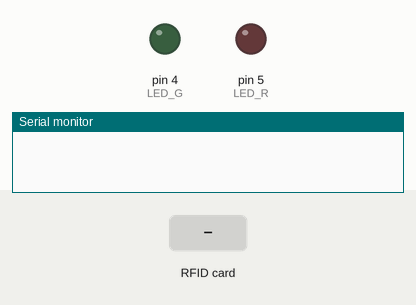
The sketch below on a simulated Arduino Uno, built with avr-gcc and run on an emulated ATmega328P. Parts: output pins drawn as LEDs (lit = HIGH), the last lines printed to the serial monitor. Inputs (shaded band) come from the test bench. Pins used as bus, display or sensor lines are not drawn.

Above: at 1.2 s.
1.3 s: RFID card 70 36 13 A4 held to the reader
At 2.1 s:
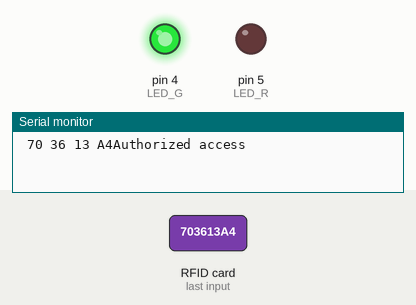
2.8 s: RFID card 5E 7A 19 C4 held to the reader
At 5.7 s:
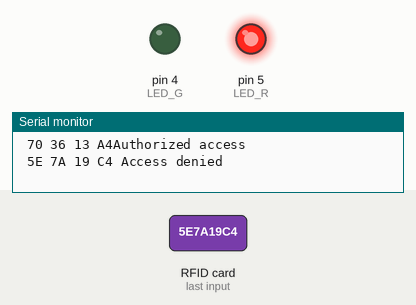
Timing chart, 0 to 8.8 s (numbered marks = the images above; inputs shaded):
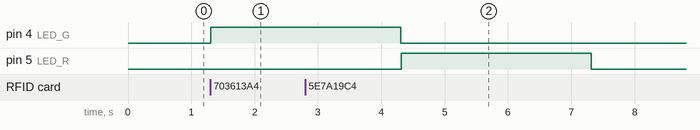

The sketch:

rfid_project_02.10.2024.ino
```cpp
#include <SPI.h>
#include <MFRC522.h>
#include <LiquidCrystal_I2C.h>


#define SS_PIN 10
#define RST_PIN 9
#define LED_G 4 //define green LED pin
#define LED_R 5 //define red LED


MFRC522 mfrc522(SS_PIN, RST_PIN);   // Create MFRC522 instance.
LiquidCrystal_I2C lcd(0x27, 16, 2);

void setup()
{
  Serial.begin(9600);
  SPI.begin();      // Initiate  SPI bus
  mfrc522.PCD_Init();   // Initiate MFRC522

  pinMode(LED_G, OUTPUT);
  pinMode(LED_R, OUTPUT);


}
void loop()
{
  // Look for new cards
  if ( ! mfrc522.PICC_IsNewCardPresent())
  {
    return;
  }
  // Select one of the cards
  if ( ! mfrc522.PICC_ReadCardSerial())
  {
    return;
  }

  String content= "";
  byte letter;
  for (byte i = 0; i < mfrc522.uid.size; i++)
  {
     Serial.print(mfrc522.uid.uidByte[i] < 0x10 ? " 0" : " ");
     Serial.print(mfrc522.uid.uidByte[i], HEX);
     content.concat(String(mfrc522.uid.uidByte[i] < 0x10 ? " 0" : " "));
     content.concat(String(mfrc522.uid.uidByte[i], HEX));
  }

  content.toUpperCase();
  if (content.substring(1) == "70 36 13 A4" ) //change here the UID of the card/cards that you want to give access
  {
    digitalWrite(LED_G, HIGH);
    Serial.println("Authorized access");
    Serial.println();
    delay(3000);
    digitalWrite(LED_G, LOW);


  }

 else   {

    digitalWrite(LED_R, HIGH);
    Serial.println(" Access denied");
    delay(3000);
    digitalWrite(LED_R, LOW);


  }
}
```

Measured:
- after the input at 1.3 s, pin 4 (LED_G): LOW → HIGH at once
- after the input at 2.8 s, pin 5 (LED_R): LOW → HIGH after 1.5 s, → LOW 3.0 s later
